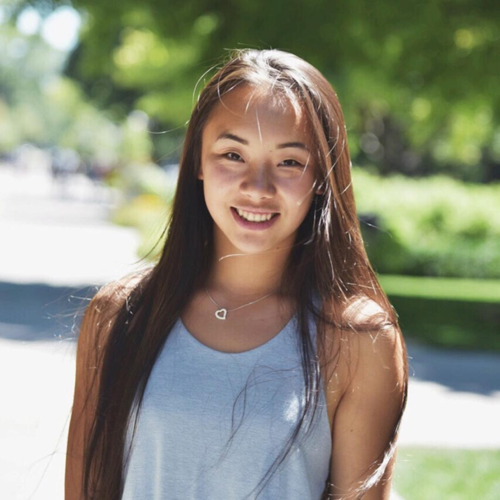
#> input picture exemplo/395.png, 500 x 500 px; its folder holds only this picture in this run
$ jupyter execute --allow-errors 'Projeto 3 - Entrega 1 - Análise Inicial.ipynb'
#> lines starting #> are read from the running program, lines starting #| are printed output that depends on the picture; after the words box and inside, x2 and y2 are one past the last pixel; in counts of white or black regions, pixels touching at a corner belong together
Davi Dom Bosco

Bruno Sanches

Guilherme Roccato

### Descrição Projeto 3

Tema: Tinder

Pergunta a ser respondida: Um usuário dará like ou não em uma pretendente com base em suas demonstradas preferências

##### Metodologia

Primeiramente, tínhamos em mãos um dataset composto por imagens provenientes de perfis de mulheres no aplicativo Tinder (obtidas em https://www.kaggle.com/chrisroths/peoples-republic-of-tinder-1#ladies1.zip).

## I.

A fim de agruparmos imagens semelhantes para futura análise, tivemos antes, que identificar o rosto presente em cada foto, dando um zoom em sua respectiva área, e salvando esses novos recortes em uma pasta. O método utilizado para este fim foi o OpenCv, o qual possui funções capazes de identificar olhos em imagens, e também de, a partir dos olhos enquadrar a face correspondente.
Tal processo pode ser observado no exemplo a seguir

[cell 1]
import cv2
import numpy as np
import os
import matplotlib.pyplot as plt
from PIL import Image
from skimage import color
from skimage import io

[cell 2]
img_folder_path = 'exemplo/'
imgPaths = [img_folder_path+name for name in os.listdir(img_folder_path) if not name[0] == '.']

print(imgPaths)

[cell 3]
faces = []

for img in imgPaths:
    img = cv2.imread(img)
#> img is the input picture: shape (500, 500, 3); mean B, G, R 121.5, 140.5, 139.8

    face_cascade = cv2.CascadeClassifier("utils/haarcascade_frontalface_default.xml")
    eye_cascade = cv2.CascadeClassifier('utils/haarcascade_eye.xml')

    plt.imshow(cv2.cvtColor(img, cv2.COLOR_BGR2RGB))
    plt.show()

    img = cv2.cvtColor(img, cv2.COLOR_BGR2RGB)
    gray = cv2.cvtColor(img, cv2.COLOR_BGR2GRAY)
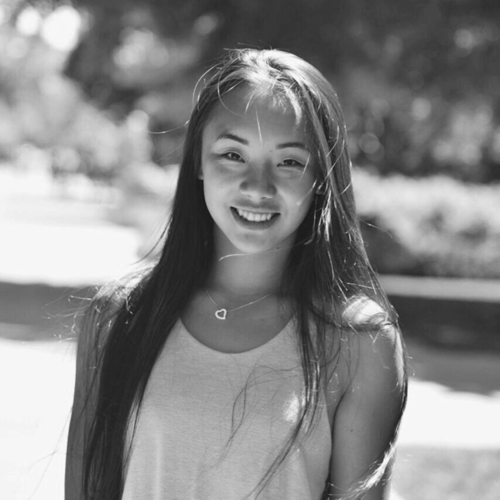
#> gray: shape (500, 500); min 24, max 251, mean 134.7

    detected_faces = face_cascade.detectMultiScale(gray)
#> detected_faces = [[186, 112, 145, 145]]

    for(x, y, w, h) in detected_faces:
        roi_gray = gray[y:y+h, x:x+w]
        roi_color = img[y:y+h, x:x+w]

        eyes = eye_cascade.detectMultiScale(roi_gray)

        if len(eyes) > 1:
            faces.append(np.array(roi_color))

            cv2.rectangle(img,(x,y),(x+w,y+h),(255,0,0),2)

            for (ex,ey,ew,eh) in eyes:
                cv2.rectangle(roi_color,(ex,ey),(ex+ew,ey+eh),(0,255,0),2)

            plt.imshow(img)
            plt.show()
#> this loop made 1 pass
#> (x, y, w, h, eyes) on pass 1: (186, 112, 145, 145, [[75, 89, 27, 27], [88, 36, 29, 29], [21, 23, 44, 44]])
#> pass 1, `roi_gray = gray[y:y+h, x:x+w]`:
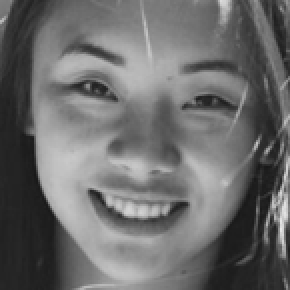
#> roi_gray: shape (145, 145) (shown 2 times larger); min 24, max 231, mean 107.5
#> pass 1, `roi_color = img[y:y+h, x:x+w]`:
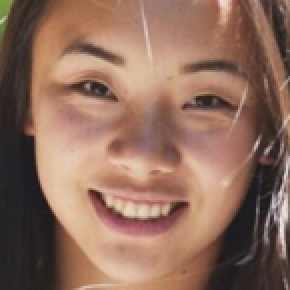
#> roi_color: shape (145, 145, 3) (shown 2 times larger); mean R, G, B 142.9, 108.5, 92.2
#> pass 1, `plt.show()`:
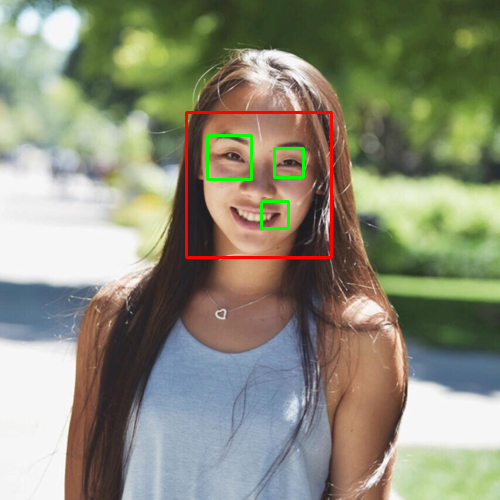
#> shown: shape (500, 500, 3); mean R, G, B 140, 140.5, 120.4
#> after the loop:
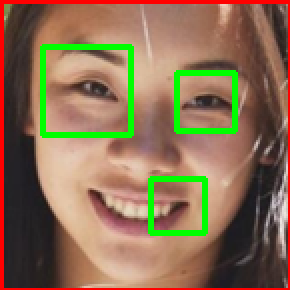
#> roi_color: shape (145, 145, 3) (shown 2 times larger); 9.75% of pixels changed, all inside (x1, y1, x2, y2) = (0, 0, 145, 145)
#> after the loop, faces = 1 item

## Convertendo para escala de cinza

## II.

Tendo em mãos os recortes, o próximo passo necessário é a sua conversão para escala de cinza e tamanho pré-determinado, pois dessa forma, quando realizarmos comparações entre os diferentes perfis, obteremos um resultado mais consistente.

[cell 4]
zoom = []
size = 100,100
numero=np.arange(0,1000,1)
#> numero = 1000 values from 0 to 999

#> (the rest of this cell did not finish here and is left out)

## III.
Os próximos passos de nosso projeto, os quais ainda serão desbravados, seguirão a ordem a seguir (sejeita a alterações e iterações):

###### Limpeza das imagens - deixar na pasta original somente os recortes que o nosso programa reconheceu
###### Clustering das Imagens
Concatenaremos os arrays das imagens, para que assumam o fomato 2D e possam assim ser inseridos em um método de clustering. A princípio, pretendemos utilizar o ferramental kMeans.
###### Preenchimento das tabelas de treinamento e de teste.
###### Uso de algum método do scikit learn para preencher o teste previsto.
###### Comparação de resultados (acuracia)
###### Caso obtenhamos uma boa acuracia, partiremos para o programa em si.
Este programa em tese, funcionará da seguinte forma: aleatoriamente pegar uma(ou mais) fotos de cada cluster e apresentar para o usuario. A partir dos likes/dislikes que ele der nesses perfis apresentados, automaticamente saberemos a porcentagem de chance dele gostar ou não de determinados grupos (clusters). Dessa forma, o programa será capaz de simular a automatização do processo de escolha de encontros no Tinder. Isto é, ao invés do usuário passar horas selecionando as garotas com as quais ele se atrai, nosso programa aprenderá os gostos do usuário e automaticamente apontará interesse naqueles perfis que condizem com o que ele aprendeu.
###### Se cabível, tentaremos fazer uma interface "apresentável" para nosso programa.

## IV.
### Processos em andamento.

### Concatenando matrizes 3D -> 2D

[cell 5]
matrix= []

for a in zoom:
    b= np.concatenate(a)
    matrix.append(b)
#> after the loop, matrix = []

# [24 lines of commented-out code are left out]

$ run again, on exemplo/image11.jpg
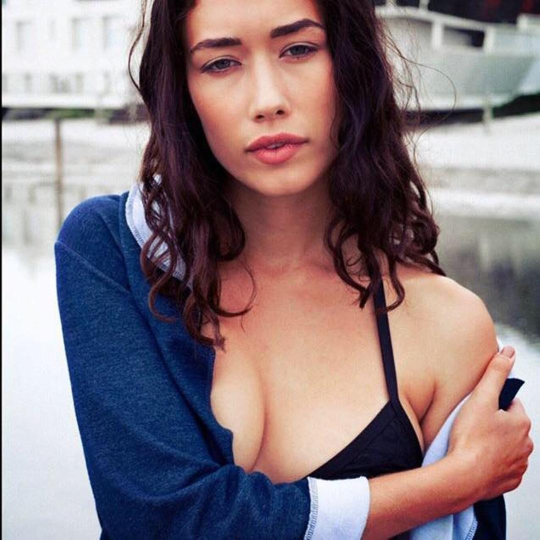
#> input picture exemplo/image11.jpg, 1080 x 1080 px (shown at 1/2 size)
#> img is the input picture: shape (1080, 1080, 3); mean B, G, R 127.3, 121.6, 137.4
#> `gray = cv2.cvtColor(img, cv2.COLOR_BGR2GRAY)`:
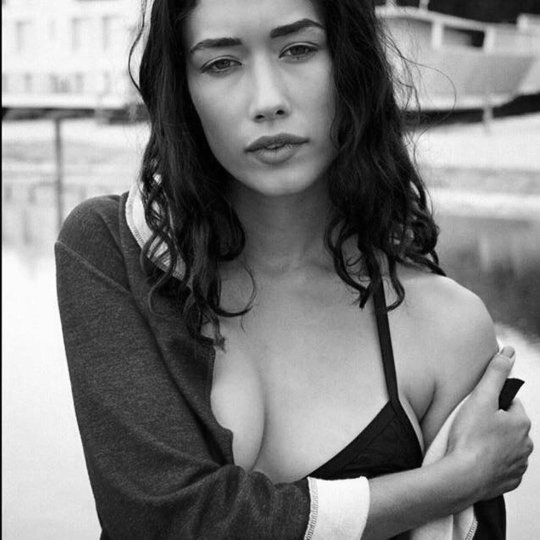
#> gray: shape (1080, 1080) (shown at 1/2 size); min 0, max 255, mean 125.1
#> detected_faces = [[680, 509, 51, 51], [362, 0, 347, 347]]
#> the loop `for(x, y, w, h) in detected_faces:` made 2 passes
#> after the loop `for(x, y, w, h) in detected_faces:`:
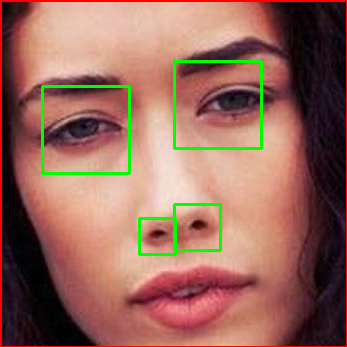
#> roi_color: shape (347, 347, 3); mean R, G, B 150.7, 104.7, 91.1
#> after the loop `for(x, y, w, h) in detected_faces:`: faces = 1 item
#> numero = 1000 values from 0 to 999
#> after the loop `for a in zoom:`: matrix = []
